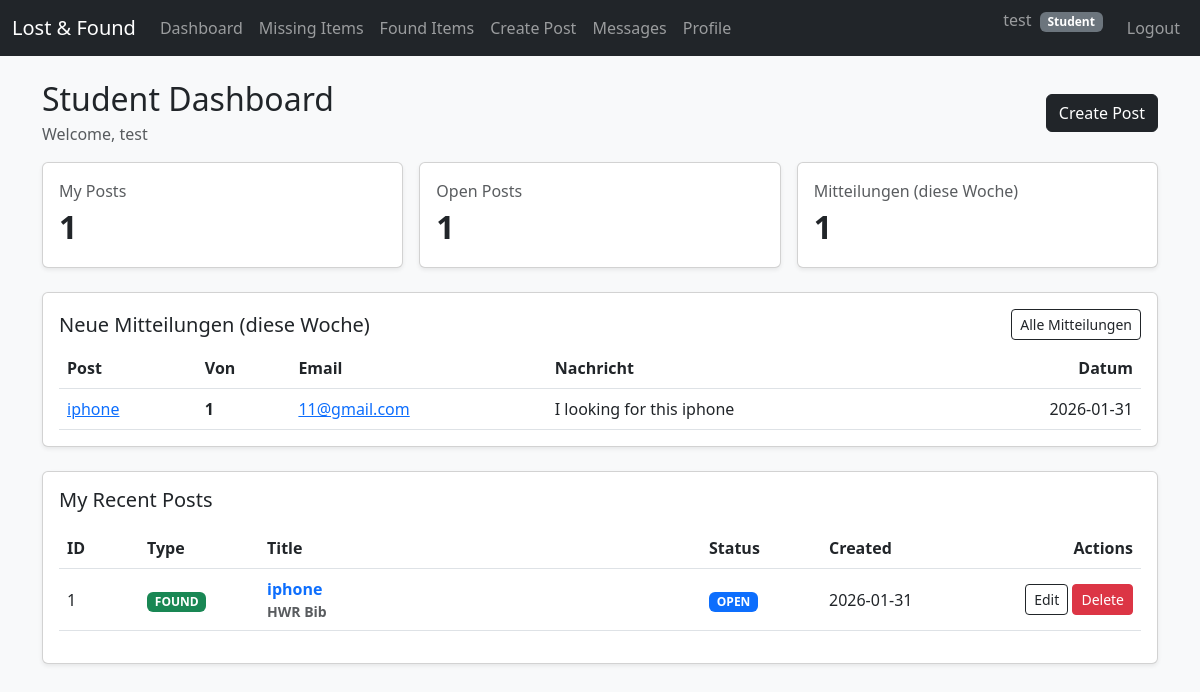
The page /student/dashboard (signed in) on the database its author committed.
### db.py (models this page shows)
class PostInterest(db.Model):
    __tablename__ = "post_interests"
    id = db.Column(db.Integer, primary_key=True)
    post_id = db.Column(db.Integer, db.ForeignKey("item_posts.id"), nullable=False)
    user_id = db.Column(db.Integer, db.ForeignKey("users.id"), nullable=False)
    message = db.Column(db.Text, nullable=True)  # optional
    created_at = db.Column(db.DateTime, default=datetime.utcnow)
    post = db.relationship("ItemPost", backref="interests")
    user = db.relationship("User", backref="interests")

class ItemPost(db.Model):
    __tablename__ = "item_posts"
    id = db.Column(db.Integer, primary_key=True)
    post_type = db.Column(db.String(10), nullable=False)
    title = db.Column(db.String(200), nullable=False)
    description = db.Column(db.Text, nullable=False)
    location = db.Column(db.String(200))
    status = db.Column(db.String(20), default="open")
    created_by = db.Column(db.Integer, db.ForeignKey("users.id"), nullable=False)
    created_at = db.Column(db.DateTime, default=datetime.utcnow)
    creator = db.relationship("User", backref="posts")

class User(db.Model):
    __tablename__ = "users"
    id = db.Column(db.Integer, primary_key=True)
    username = db.Column(db.String(120), unique=True, nullable=False)
    password = db.Column(db.String(120), nullable=False)
    is_admin = db.Column(db.Boolean, default=False)
    matriculation_number = db.Column(db.String(50), unique=True, nullable=True)
    email = db.Column(db.String(200), unique=True, nullable=True)

### app.py (the view)
@app.route("/student/dashboard")
@login_required
def student_dashboard():
    user_id = session["user_id"]
    my_posts = (
        ItemPost.query
        .filter_by(created_by=user_id)
        .order_by(ItemPost.created_at.desc())
        .all()
    )
    my_open = ItemPost.query.filter_by(created_by=user_id, status="open").count()
    my_total = ItemPost.query.filter_by(created_by=user_id).count()
    now = datetime.utcnow()
    start_of_week = datetime(now.year, now.month, now.day) - timedelta(days=now.weekday())
    my_post_ids = [p.id for p in my_posts]
    if my_post_ids:
        weekly_interests = (
            PostInterest.query
            .filter(PostInterest.post_id.in_(my_post_ids))
            .filter(PostInterest.created_at >= start_of_week)
            .order_by(PostInterest.created_at.desc())
            .all()
        )
    else:
        weekly_interests = []
    weekly_messages_count = len(weekly_interests)
    return render_template(
        "student/dashboard.html",
        my_posts=my_posts,
        my_open=my_open,
        my_total=my_total,
        weekly_interests=weekly_interests,
        weekly_messages_count=weekly_messages_count
    )

### app.py (called while the page is built)
def login_required(f):
    from functools import wraps
    @wraps(f)
    def wrapper(*args, **kwargs):
        if "user_id" not in session:
            return redirect(url_for("login"))
        return f(*args, **kwargs)
    return wrapper

### templates/student/dashboard.html (shortened to what this page needs)
{% extends 'base.html' %}
{% block content %}
<div class="d-flex justify-content-between align-items-center mb-3">
  <div>
    <h2 class="mb-1">Student Dashboard</h2>
    <div class="text-muted">Welcome, {{ session.get('username') }}</div>
  </div>
  <a class="btn btn-dark" href="{{ url_for('student_new_post') }}">Create Post</a>
</div>
<div class="row g-3 mb-4">
  <div class="col-md-4">
    <div class="card shadow-sm">
      <div class="card-body">
        <div class="text-muted">My Posts</div>
        <div class="fs-2 fw-bold">{{ my_total }}</div>
      </div>
    </div>
  </div>
  <div class="col-md-4">
    <div class="card shadow-sm">
      <div class="card-body">
        <div class="text-muted">Open Posts</div>
        <div class="fs-2 fw-bold">{{ my_open }}</div>
      </div>
    </div>
  </div>
  <div class="col-md-4">
    <div class="card shadow-sm">
      <div class="card-body">
        <div class="text-muted">Mitteilungen (diese Woche)</div>
        <div class="fs-2 fw-bold">{{ weekly_messages_count }}</div>
      </div>
    </div>
  </div>
</div>
<div class="card shadow-sm mb-4">
  <div class="card-body">
    <div class="d-flex justify-content-between align-items-center mb-2">
      <h5 class="mb-0">Neue Mitteilungen (diese Woche)</h5>
      <a class="btn btn-sm btn-outline-dark" href="{{ url_for('student_messages') }}">Alle Mitteilungen</a>
    </div>
    {% if weekly_interests and weekly_interests|length > 0 %}
      <div class="table-responsive">
        <table class="table table-hover align-middle mb-0">
          <thead>
            <tr>
              <th>Post</th>
              <th>Von</th>
              <th>Email</th>
              <th>Nachricht</th>
              <th class="text-end">Datum</th>
            </tr>
          </thead>
          <tbody>
            {% for i in weekly_interests %}
              <tr>
                <td>
                  <a href="{{ url_for('student_post_detail', post_id=i.post.id) }}">
                    {{ i.post.title }}
                  </a>
                </td>
                <td class="fw-semibold">{{ i.user.username }}</td>
                <td>
                  {% if i.user.email %}
                    <a href="mailto:{{ i.user.email }}">{{ i.user.email }}</a>
                  {% else %}
                    -
                  {% endif %}
                </td>
                <td>{{ i.message or "-" }}</td>
                <td class="text-end">{{ i.created_at.strftime("%Y-%m-%d") }}</td>
              </tr>
            {% endfor %}
          </tbody>
        </table>
      </div>
    {% else %}
      <div class="text-muted">Diese Woche sind noch keine Mitteilungen eingegangen.</div>
    {% endif %}
  </div>
</div>
<div class="card shadow-sm">
  <div class="card-body">
    <h5 class="mb-3">My Recent Posts</h5>
    {% if my_posts and my_posts|length > 0 %}
      <div class="table-responsive">
        <table class="table table-hover align-middle">
          <thead>
            <tr>
              <th style="width: 80px;">ID</th>
              <th style="width: 120px;">Type</th>
              <th>Title</th>
              <th style="width: 120px;">Status</th>
              <th style="width: 140px;">Created</th>
              <th class="text-end" style="width: 180px;">Actions</th>
            </tr>
          </thead>
          <tbody>
            {% for post in my_posts %}
              <tr>
                <td>{{ post.id }}</td>
                <td>
                  {% if post.post_type == "lost" %}
                    <span class="badge text-bg-warning">LOST</span>
                  {% else %}
                    <span class="badge text-bg-success">FOUND</span>
                  {% endif %}
                </td>
                <td class="fw-semibold">
                  <a class="text-decoration-none"
                     href="{{ url_for('student_post_detail', post_id=post.id) }}">
                    {{ post.title }}
                  </a>
                  <div class="text-muted small">
                    {{ post.location or "-" }}
                  </div>
                </td>
                <td>
                  {% if post.status == "open" %}
                    <span class="badge text-bg-primary">OPEN</span>
                  {% elif post.status == "claimed" %}
                    <span class="badge text-bg-info">CLAIMED</span>
                  {% else %}
                    <span class="badge text-bg-secondary">CLOSED</span>
                  {% endif %}
                </td>
                <td>{{ post.created_at.strftime("%Y-%m-%d") }}</td>
                <td class="text-end">
                  <a class="btn btn-sm btn-outline-dark"
                     href="{{ url_for('student_edit_post', post_id=post.id) }}">
                    Edit
                  </a>
                  <form method="post"
                        action="{{ url_for('student_delete_post', post_id=post.id) }}"
                        class="d-inline">
                    <button class="btn btn-sm btn-danger"
                            type="submit"
                            onclick="return confirm('Delete this post?');">
                      Delete
                    </button>
                  </form>
                </td>
              </tr>
            {% endfor %}
          </tbody>
        </table>
      </div>
    {% else %}
      <div class="text-center py-4">
        <h6 class="mb-2">No posts yet</h6>
        <p class="text-muted mb-3">Create your first lost/found post.</p>
        <a class="btn btn-dark" href="{{ url_for('student_new_post') }}">Create Post</a>
      </div>
    {% endif %}
  </div>
</div>
{% endblock %}

### rows shown on the page
PostInterest: post "iphone", user.username "1", user.email "11@gmail.com", message "I looking for this iphone", created_at "2026-01-31"
ItemPost: id "1", post_type "FOUND", title "iphone", location "HWR Bib", status "OPEN", created_at "2026-01-31"

### other values the page prints
{{ session.get('username') }} "test"
{{ my_total }} "1"
{{ my_open }} "1"
{{ weekly_messages_count }} "1"
